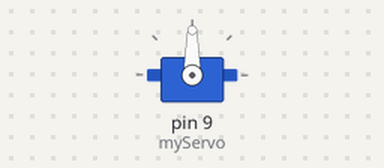
This sketch was run on a simulated Arduino Uno, built with avr-gcc and run on an emulated ATmega328P. On the bench: servo.

Above: at 2.05 s.
At 6.0 s:
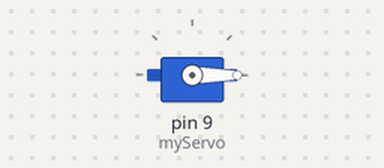
Timing chart, 0 to 7.2 s (numbered marks = the images above):
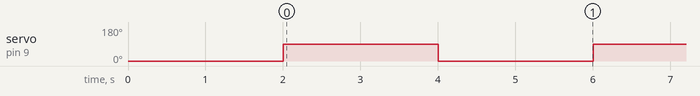

Measured:
- by itself, servo on pin 9 (myServo): alternates 90° for 2.0 s and 0° for 2.0 s

The sketch:

ServoMotor90degree.ino.ino
```cpp
#include<Servo.h>
Servo myServo;

void setup() {
  myServo.attach(9);
  myServo.write(0);
  delay(2000);

}

void loop() {
  myServo.write(90);
  delay(2000);
  myServo.write(0);
  delay(2000);
}
```
